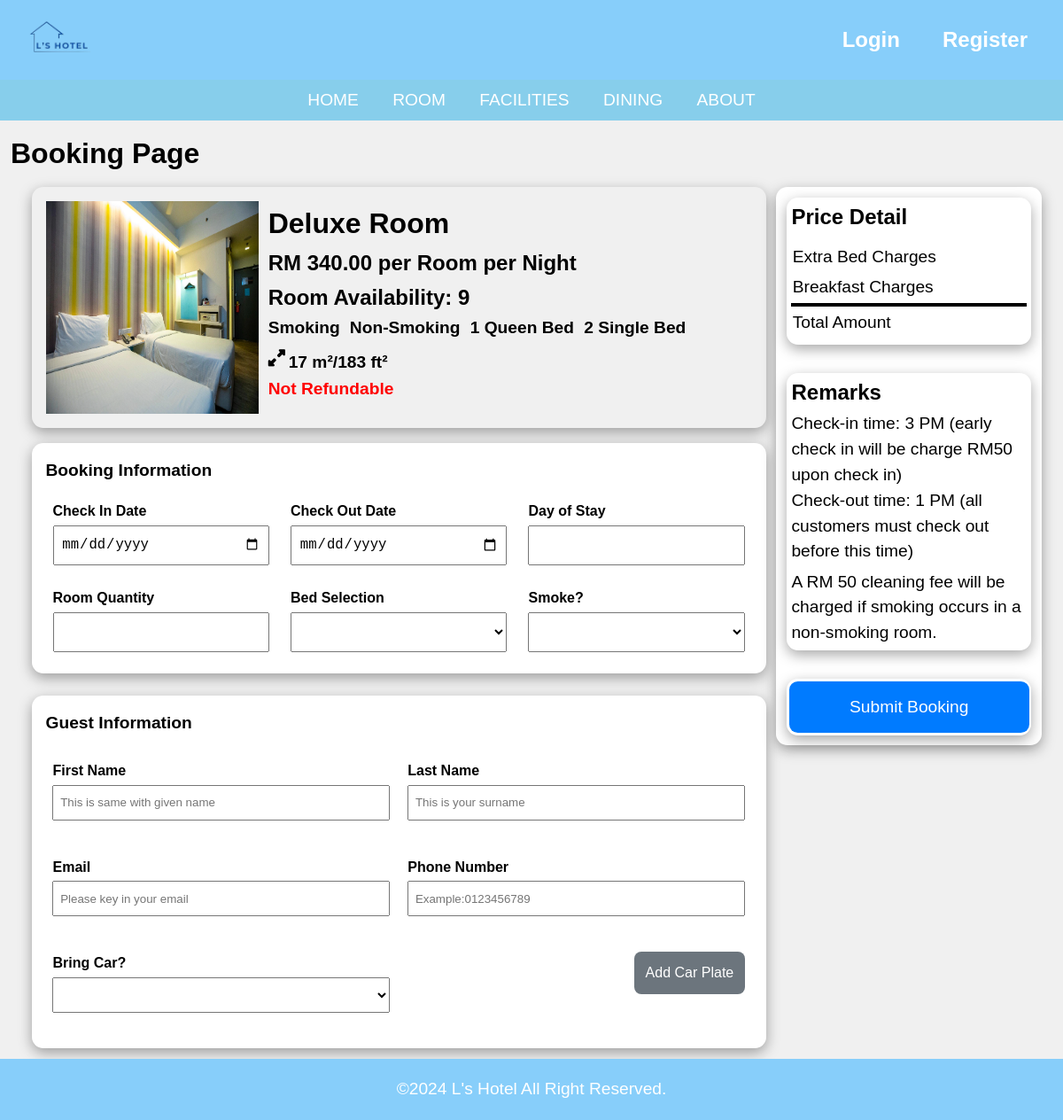
Page /booking.php?roomType=Deluxe Room on the committed database.
### tables this page shows
CREATE TABLE `rooms` (
  `room_id` int(11) NOT NULL,
  `room_type` varchar(255) NOT NULL,
  `room_level` int(3) NOT NULL,
  `room_price` decimal(10,2) NOT NULL,
  `room_features` text DEFAULT NULL,
  `room_facilities` text DEFAULT NULL,
  `room_size` varchar(50) DEFAULT NULL,
  `room_availability` int(11) DEFAULT NULL,
  `room_description` text DEFAULT NULL,
  `room_images` text DEFAULT NULL
);

### booking.php (the view, shortened to what this page needs)
<?php
require 'config.php';
function sanitizeInput($data) {
    return htmlspecialchars(trim($data));
}
$userDetails = [];
$user_email = null;
$room_type = isset($_GET['roomType']) ? sanitizeInput($_GET['roomType']) : 'Default Room';
$price = 'xxx';
$features = [];
$size = 'N/A';
$availability = 0;
$image = 'img/room-image/default-room.jpg';
$sql = "SELECT * FROM rooms WHERE room_type = ?";
$stmt = $conn->prepare($sql);
$stmt->bind_param('s', $room_type);
$stmt->execute();
$result = $stmt->get_result();
if ($result->num_rows > 0) {
    $row = $result->fetch_assoc();
    $price = $row['room_price'];
    $features = explode(',', $row['room_features']);
    $size = $row['room_size'];
    $availability = $row['room_availability'];
    $images = explode(',', $row['room_images']);
    $image = isset($images[0]) ? 'img/room-image/' . strtolower(str_replace(' ', '-', $room_type)) . '/' . htmlspecialchars(trim($images[0])) : 'img/room-image/default-room.jpg';
}
?>
<!DOCTYPE html>
<html lang="en">
<head>
    <link rel="stylesheet" href="https://cdnjs.cloudflare.com/ajax/libs/font-awesome/6.0.0-beta3/css/all.min.css">
    <link rel="stylesheet" type="text/css" href="css/style.css?v=<?php echo time(); ?>">
    <link rel="stylesheet" type="text/css" href="css/booking.css?v=<?php echo time(); ?>">
</head>
<body>
    <?php include 'header.php'; ?>
    <div class="booking-header">
        <span>Booking Page</span>
    </div>
    <div class="booking-container">
        <div class="roomtype-card">
            <div class="room-type-box">
                <img id="room-image" src="<?php echo $image; ?>" alt="Room Image"/>
                <div class="room-type-info">
                    <div class="room-type-header">
                        <span id="room-type-name"><?php echo htmlspecialchars($room_type); ?></span>
                    </div>
                    <div class="room-price-card">
                        <span id="room-price">RM <?php echo htmlspecialchars($price); ?> per Room per Night</span>
                        <span id="room-availability">Room Availability: <?php echo htmlspecialchars($availability); ?></span>
                    </div>
                    <div class="room-features" id="room-features">
                        <?php
                        foreach ($features as $feature) {
                            echo '<span class="feature-item">' . htmlspecialchars($feature) . '</span>';
                        }
                        ?>
                    </div>
                    <span class="size" id="room-size"><i class="fa-solid fa-up-right-and-down-left-from-center"></i> <?php echo htmlspecialchars($size); ?></span>
                    <span class="refund">Not Refundable</span>
                </div>
            </div>
            <form id="booking-form" action="process_booking.php" method="post" onsubmit="validateForm(event)">
                <div class="form-content">
                    <div class="booking-card">
                        <span class="form-header">Booking Information</span>
                        <div class="booking-info">
                            <div class="column" id="checkindate">
                                <label for="check-in-date">Check In Date</label>
                                <input type="date" id="check-in-date" name="check-in-date" required>
                            </div>
                            <div class="column" id="checkoutdate">
                                <label for="check-out-date">Check Out Date</label>
                                <input type="date" id="check-out-date" name="check-out-date" required>
                            </div>
                            <div class="column" id="dayofstay">
                                <label for="day">Day of Stay</label>
                                <input type="number" id="day" name="day" readonly min="1">
                            </div>
                            <div class="column" id="room-quantity">
                                <label for="room-quantity-input">Room Quantity</label>
                                <input type="number" id="room-quantity-input" name="room-quantity" required min="1">
                            </div>
                            <div class="column" id="bed-selection">
                                <label for="bed">Bed Selection</label>
                                <select name="bed" id="bed" required>
                                    <option value="" selected disabled hidden></option>
                                </select>
                            </div>
                            <div class="column" id="smoke-selection">
                                <label for="smoke">Smoke?</label>
                                <select name="smoke" id="smoke" required>
                                    <option value="" selected disabled hidden></option>
                                    <option value="Yes">Yes</option>
                                </select>
                            </div>
                        </div>
                    </div>
                    <div class="guest-card">
                        <span class="form-header">Guest Information</span>
                        <div class="row">
                            <div class="column">
                                <label for="fname">First Name</label>
                                <input type="text" name="fname" id="fname" required maxlength="128" placeholder="This is same with given name" value="<?php echo isset($userDetails['first_name']) ? htmlspecialchars($userDetails['first_name']) : ''; ?>">
                            </div>
                            <div class="column">
                                <label for="lname">Last Name</label>
                                <input type="text" name="lname" id="lname" required maxlength="128" placeholder="This is your surname" value="<?php echo isset($userDetails['last_name']) ? htmlspecialchars($userDetails['last_name']) : ''; ?>">
                            </div>
                        </div>
                        <div class="row">
                            <div class="column">
                                <label for="email">Email</label>
                                <input type="email" name="email" id="email" placeholder="Please key in your email" value="<?php echo htmlspecialchars($user_email); ?>">
                                </div>
                            <div class="column">
                                <label for="phone">Phone Number</label>
                                <input type="text" name="phone" id="phone" required minlength="8" maxlength="15" placeholder="Example:0123456789" value="<?php echo isset($userDetails['phone_number']) ? htmlspecialchars($userDetails['phone_number']) : ''; ?>">
                            </div>
                        </div>
                        <div class="row">
                            <div class="column">
                                <label for="car-1">Bring Car?</label>
                                <select name="car-1" id="car-1" required onchange="toggleCarPlateField(this)">
                                    <option value="" selected disabled hidden></option>
                                    <option value="Yes">Yes</option>
                                </select>
                            </div>
                            <div class="column">
                                <button id="add-car-plate-btn" type="button" onclick="addCarPlateField()">Add Car Plate</button>
                            </div>
                        </div>
                    </div>
                </div>
            </form>
        </div>
        <div class="price-card">
            <div class="priceinfo">
                <span class="price-title">Price Detail</span>
                <div class="product">
                    <div class="column">
                    </div>
                    <div id="additional-charges-container" class="column">
                        <span>Extra Bed Charges</span>
                    </div>
                    <div id="additional-charges-container" class="column">
                        <span>Breakfast Charges</span>
                    </div>
                    <hr>
                    <div class="column">
                        <span>Total Amount</span>
                    </div>
                </div>
            </div>
            <div class="remarks">
                <span class="remarks-header">Remarks</span>
                <span class="remarks-content">
                    Check-in time: 3 PM (early check in will be charge RM50 upon check in)
                    <br>
                    Check-out time: 1 PM (all customers must check out before this time)
                </span>
                <span class="remarks-content">
                    A RM 50 cleaning fee will be charged if smoking occurs in a non-smoking room.
                </span>
            </div>
            <div class="booking-button">
                <button id="submit-btn" type="submit" onclick="validateForm(event)">Submit Booking</button>
            </div>
        </div>
    </div>
    <footer>
        <p>&copy;2024 L's Hotel  All Right Reserved.</p>
    </footer>
</body>
</html>

### css/style.css (style rules this page uses)
html, body { height: 100%; margin: 0; padding: 0; }
body { display: flex; flex-direction: column; font-family: Arial, sans-serif; }
footer { background-color: #87cefa; color: white; text-align: center; padding: 1em; font-size: 1.2em; margin-top: auto; }

### rows in the picture
rooms: room_price "340.00", room_availability "9", room_features "Smoking", room_features "Non-Smoking", room_features "1 Queen Bed", room_features "2 Single Bed", room_size "17 m²/183 ft²"
